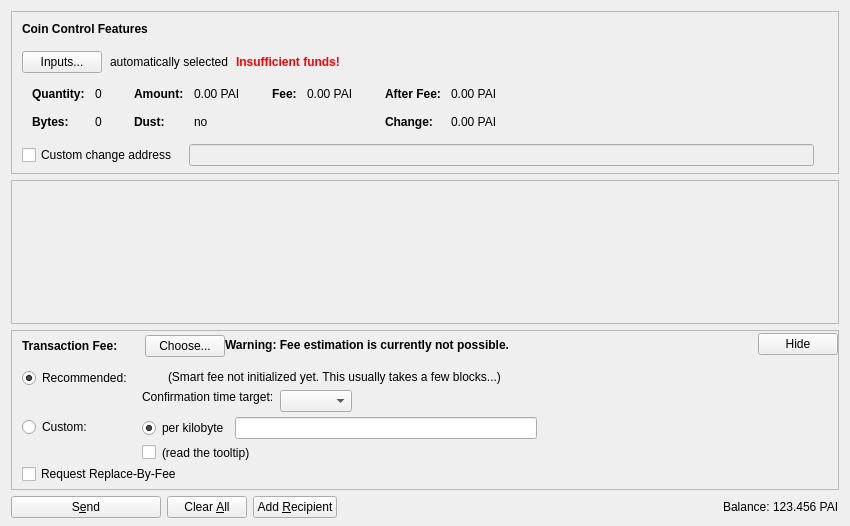
<?xml version="1.0" encoding="UTF-8"?>
<ui version="4.0">
 <class>SendCoinsPage</class>
 <widget class="QWidget" name="SendCoinsPage">
  <property name="geometry">
   <rect>
    <x>0</x>
    <y>0</y>
    <width>850</width>
    <height>526</height>
   </rect>
  </property>
  <property name="windowTitle">
   <string>Send Coins</string>
  </property>
  <layout class="QVBoxLayout" name="verticalLayout" stretch="0,1,0,0">
   <property name="bottomMargin">
    <number>8</number>
   </property>
   <item>
    <widget class="QFrame" name="frameCoinControl">
     <property name="sizePolicy">
      <sizepolicy hsizetype="Expanding" vsizetype="Expanding">
       <horstretch>0</horstretch>
       <verstretch>0</verstretch>
      </sizepolicy>
     </property>
     <property name="maximumSize">
      <size>
       <width>16777215</width>
       <height>16777215</height>
      </size>
     </property>
     <property name="frameShape">
      <enum>QFrame::StyledPanel</enum>
     </property>
     <property name="frameShadow">
      <enum>QFrame::Sunken</enum>
     </property>
     <layout class="QVBoxLayout" name="verticalLayoutCoinControl2">
      <property name="spacing">
       <number>0</number>
      </property>
      <property name="leftMargin">
       <number>0</number>
      </property>
      <property name="topMargin">
       <number>0</number>
      </property>
      <property name="rightMargin">
       <number>0</number>
      </property>
      <property name="bottomMargin">
       <number>6</number>
      </property>
      <item>
       <layout class="QVBoxLayout" name="verticalLayoutCoinControl" stretch="0,0,0,0,1">
        <property name="spacing">
         <number>0</number>
        </property>
        <property name="leftMargin">
         <number>10</number>
        </property>
        <property name="topMargin">
         <number>10</number>
        </property>
        <item>
         <layout class="QHBoxLayout" name="horizontalLayoutCoinControl1">
          <property name="bottomMargin">
           <number>15</number>
          </property>
          <item>
           <widget class="QLabel" name="labelCoinControlFeatures">
            <property name="sizePolicy">
             <sizepolicy hsizetype="Preferred" vsizetype="Maximum">
              <horstretch>0</horstretch>
              <verstretch>0</verstretch>
             </sizepolicy>
            </property>
            <property name="font">
             <font>
              <weight>75</weight>
              <bold>true</bold>
             </font>
            </property>
            <property name="styleSheet">
             <string notr="true">font-weight:bold;</string>
            </property>
            <property name="text">
             <string>Coin Control Features</string>
            </property>
           </widget>
          </item>
         </layout>
        </item>
        <item>
         <layout class="QHBoxLayout" name="horizontalLayoutCoinControl2" stretch="0,0,0,0">
          <property name="spacing">
           <number>8</number>
          </property>
          <property name="bottomMargin">
           <number>10</number>
          </property>
          <item>
           <widget class="QPushButton" name="pushButtonCoinControl">
            <property name="styleSheet">
             <string notr="true"/>
            </property>
            <property name="text">
             <string>Inputs...</string>
            </property>
            <property name="autoDefault">
             <bool>false</bool>
            </property>
           </widget>
          </item>
          <item>
           <widget class="QLabel" name="labelCoinControlAutomaticallySelected">
            <property name="text">
             <string>automatically selected</string>
            </property>
            <property name="margin">
             <number>5</number>
            </property>
           </widget>
          </item>
          <item>
           <widget class="QLabel" name="labelCoinControlInsuffFunds">
            <property name="font">
             <font>
              <weight>75</weight>
              <bold>true</bold>
             </font>
            </property>
            <property name="styleSheet">
             <string notr="true">color:red;font-weight:bold;</string>
            </property>
            <property name="text">
             <string>Insufficient funds!</string>
            </property>
            <property name="margin">
             <number>5</number>
            </property>
           </widget>
          </item>
          <item>
           <spacer name="horizontalSpacerCoinControl">
            <property name="orientation">
             <enum>Qt::Horizontal</enum>
            </property>
            <property name="sizeHint" stdset="0">
             <size>
              <width>40</width>
              <height>1</height>
             </size>
            </property>
           </spacer>
          </item>
         </layout>
        </item>
        <item>
         <widget class="QWidget" name="widgetCoinControl" native="true">
          <property name="sizePolicy">
           <sizepolicy hsizetype="Preferred" vsizetype="Preferred">
            <horstretch>0</horstretch>
            <verstretch>0</verstretch>
           </sizepolicy>
          </property>
          <property name="minimumSize">
           <size>
            <width>0</width>
            <height>0</height>
           </size>
          </property>
          <property name="styleSheet">
           <string notr="true"/>
          </property>
          <layout class="QHBoxLayout" name="horizontalLayoutCoinControl5">
           <property name="leftMargin">
            <number>0</number>
           </property>
           <property name="topMargin">
            <number>0</number>
           </property>
           <property name="rightMargin">
            <number>0</number>
           </property>
           <property name="bottomMargin">
            <number>0</number>
           </property>
           <item>
            <layout class="QHBoxLayout" name="horizontalLayoutCoinControl3" stretch="0,0,0,1">
             <property name="spacing">
              <number>20</number>
             </property>
             <property name="topMargin">
              <number>0</number>
             </property>
             <property name="bottomMargin">
              <number>10</number>
             </property>
             <item>
              <layout class="QFormLayout" name="formLayoutCoinControl1">
               <property name="horizontalSpacing">
                <number>10</number>
               </property>
               <property name="verticalSpacing">
                <number>14</number>
               </property>
               <property name="leftMargin">
                <number>10</number>
               </property>
               <property name="topMargin">
                <number>4</number>
               </property>
               <property name="rightMargin">
                <number>6</number>
               </property>
               <item row="0" column="0">
                <widget class="QLabel" name="labelCoinControlQuantityText">
                 <property name="font">
                  <font>
                   <weight>75</weight>
                   <bold>true</bold>
                  </font>
                 </property>
                 <property name="text">
                  <string>Quantity:</string>
                 </property>
                 <property name="margin">
                  <number>0</number>
                 </property>
                </widget>
               </item>
               <item row="0" column="1">
                <widget class="QLabel" name="labelCoinControlQuantity">
                 <property name="cursor">
                  <cursorShape>IBeamCursor</cursorShape>
                 </property>
                 <property name="contextMenuPolicy">
                  <enum>Qt::ActionsContextMenu</enum>
                 </property>
                 <property name="text">
                  <string notr="true">0</string>
                 </property>
                 <property name="margin">
                  <number>0</number>
                 </property>
                 <property name="textInteractionFlags">
                  <set>Qt::LinksAccessibleByMouse|Qt::TextSelectableByKeyboard|Qt::TextSelectableByMouse</set>
                 </property>
                </widget>
               </item>
               <item row="1" column="0">
                <widget class="QLabel" name="labelCoinControlBytesText">
                 <property name="font">
                  <font>
                   <weight>75</weight>
                   <bold>true</bold>
                  </font>
                 </property>
                 <property name="text">
                  <string>Bytes:</string>
                 </property>
                </widget>
               </item>
               <item row="1" column="1">
                <widget class="QLabel" name="labelCoinControlBytes">
                 <property name="cursor">
                  <cursorShape>IBeamCursor</cursorShape>
                 </property>
                 <property name="contextMenuPolicy">
                  <enum>Qt::ActionsContextMenu</enum>
                 </property>
                 <property name="text">
                  <string notr="true">0</string>
                 </property>
                 <property name="textInteractionFlags">
                  <set>Qt::LinksAccessibleByMouse|Qt::TextSelectableByKeyboard|Qt::TextSelectableByMouse</set>
                 </property>
                </widget>
               </item>
              </layout>
             </item>
             <item>
              <layout class="QFormLayout" name="formLayoutCoinControl2">
               <property name="horizontalSpacing">
                <number>10</number>
               </property>
               <property name="verticalSpacing">
                <number>14</number>
               </property>
               <property name="leftMargin">
                <number>6</number>
               </property>
               <property name="topMargin">
                <number>4</number>
               </property>
               <property name="rightMargin">
                <number>6</number>
               </property>
               <item row="0" column="0">
                <widget class="QLabel" name="labelCoinControlAmountText">
                 <property name="font">
                  <font>
                   <weight>75</weight>
                   <bold>true</bold>
                  </font>
                 </property>
                 <property name="text">
                  <string>Amount:</string>
                 </property>
                 <property name="margin">
                  <number>0</number>
                 </property>
                </widget>
               </item>
               <item row="0" column="1">
                <widget class="QLabel" name="labelCoinControlAmount">
                 <property name="cursor">
                  <cursorShape>IBeamCursor</cursorShape>
                 </property>
                 <property name="contextMenuPolicy">
                  <enum>Qt::ActionsContextMenu</enum>
                 </property>
                 <property name="text">
                  <string notr="true">0.00 PAI</string>
                 </property>
                 <property name="textInteractionFlags">
                  <set>Qt::LinksAccessibleByMouse|Qt::TextSelectableByKeyboard|Qt::TextSelectableByMouse</set>
                 </property>
                </widget>
               </item>
               <item row="1" column="0">
                <widget class="QLabel" name="labelCoinControlLowOutputText">
                 <property name="font">
                  <font>
                   <weight>75</weight>
                   <bold>true</bold>
                  </font>
                 </property>
                 <property name="text">
                  <string>Dust:</string>
                 </property>
                </widget>
               </item>
               <item row="1" column="1">
                <widget class="QLabel" name="labelCoinControlLowOutput">
                 <property name="cursor">
                  <cursorShape>IBeamCursor</cursorShape>
                 </property>
                 <property name="contextMenuPolicy">
                  <enum>Qt::ActionsContextMenu</enum>
                 </property>
                 <property name="text">
                  <string notr="true">no</string>
                 </property>
                 <property name="textInteractionFlags">
                  <set>Qt::LinksAccessibleByMouse|Qt::TextSelectableByKeyboard|Qt::TextSelectableByMouse</set>
                 </property>
                </widget>
               </item>
              </layout>
             </item>
             <item>
              <layout class="QFormLayout" name="formLayoutCoinControl3">
               <property name="horizontalSpacing">
                <number>10</number>
               </property>
               <property name="verticalSpacing">
                <number>14</number>
               </property>
               <property name="leftMargin">
                <number>6</number>
               </property>
               <property name="topMargin">
                <number>4</number>
               </property>
               <property name="rightMargin">
                <number>6</number>
               </property>
               <item row="0" column="0">
                <widget class="QLabel" name="labelCoinControlFeeText">
                 <property name="font">
                  <font>
                   <weight>75</weight>
                   <bold>true</bold>
                  </font>
                 </property>
                 <property name="text">
                  <string>Fee:</string>
                 </property>
                 <property name="margin">
                  <number>0</number>
                 </property>
                </widget>
               </item>
               <item row="0" column="1">
                <widget class="QLabel" name="labelCoinControlFee">
                 <property name="cursor">
                  <cursorShape>IBeamCursor</cursorShape>
                 </property>
                 <property name="contextMenuPolicy">
                  <enum>Qt::ActionsContextMenu</enum>
                 </property>
                 <property name="text">
                  <string notr="true">0.00 PAI</string>
                 </property>
                 <property name="textInteractionFlags">
                  <set>Qt::LinksAccessibleByMouse|Qt::TextSelectableByKeyboard|Qt::TextSelectableByMouse</set>
                 </property>
                </widget>
               </item>
              </layout>
             </item>
             <item>
              <layout class="QFormLayout" name="formLayoutCoinControl4">
               <property name="horizontalSpacing">
                <number>10</number>
               </property>
               <property name="verticalSpacing">
                <number>14</number>
               </property>
               <property name="leftMargin">
                <number>6</number>
               </property>
               <property name="topMargin">
                <number>4</number>
               </property>
               <property name="rightMargin">
                <number>6</number>
               </property>
               <item row="0" column="0">
                <widget class="QLabel" name="labelCoinControlAfterFeeText">
                 <property name="font">
                  <font>
                   <weight>75</weight>
                   <bold>true</bold>
                  </font>
                 </property>
                 <property name="text">
                  <string>After Fee:</string>
                 </property>
                 <property name="margin">
                  <number>0</number>
                 </property>
                </widget>
               </item>
               <item row="0" column="1">
                <widget class="QLabel" name="labelCoinControlAfterFee">
                 <property name="cursor">
                  <cursorShape>IBeamCursor</cursorShape>
                 </property>
                 <property name="contextMenuPolicy">
                  <enum>Qt::ActionsContextMenu</enum>
                 </property>
                 <property name="text">
                  <string notr="true">0.00 PAI</string>
                 </property>
                 <property name="textInteractionFlags">
                  <set>Qt::LinksAccessibleByMouse|Qt::TextSelectableByKeyboard|Qt::TextSelectableByMouse</set>
                 </property>
                </widget>
               </item>
               <item row="1" column="0">
                <widget class="QLabel" name="labelCoinControlChangeText">
                 <property name="font">
                  <font>
                   <weight>75</weight>
                   <bold>true</bold>
                  </font>
                 </property>
                 <property name="text">
                  <string>Change:</string>
                 </property>
                </widget>
               </item>
               <item row="1" column="1">
                <widget class="QLabel" name="labelCoinControlChange">
                 <property name="cursor">
                  <cursorShape>IBeamCursor</cursorShape>
                 </property>
                 <property name="contextMenuPolicy">
                  <enum>Qt::ActionsContextMenu</enum>
                 </property>
                 <property name="text">
                  <string notr="true">0.00 PAI</string>
                 </property>
                 <property name="textInteractionFlags">
                  <set>Qt::LinksAccessibleByMouse|Qt::TextSelectableByKeyboard|Qt::TextSelectableByMouse</set>
                 </property>
                </widget>
               </item>
              </layout>
             </item>
            </layout>
           </item>
          </layout>
         </widget>
        </item>
        <item>
         <layout class="QHBoxLayout" name="horizontalLayoutCoinControl4" stretch="0,0,0">
          <property name="spacing">
           <number>12</number>
          </property>
          <property name="sizeConstraint">
           <enum>QLayout::SetDefaultConstraint</enum>
          </property>
          <property name="topMargin">
           <number>5</number>
          </property>
          <property name="rightMargin">
           <number>5</number>
          </property>
          <item>
           <widget class="QCheckBox" name="checkBoxCoinControlChange">
            <property name="toolTip">
             <string>If this is activated, but the change address is empty or invalid, change will be sent to a newly generated address.</string>
            </property>
            <property name="text">
             <string>Custom change address</string>
            </property>
           </widget>
          </item>
          <item>
           <widget class="QValidatedLineEdit" name="lineEditCoinControlChange">
            <property name="enabled">
             <bool>false</bool>
            </property>
            <property name="sizePolicy">
             <sizepolicy hsizetype="Expanding" vsizetype="Fixed">
              <horstretch>0</horstretch>
              <verstretch>0</verstretch>
             </sizepolicy>
            </property>
           </widget>
          </item>
          <item>
           <widget class="QLabel" name="labelCoinControlChangeLabel">
            <property name="sizePolicy">
             <sizepolicy hsizetype="Preferred" vsizetype="Expanding">
              <horstretch>0</horstretch>
              <verstretch>0</verstretch>
             </sizepolicy>
            </property>
            <property name="minimumSize">
             <size>
              <width>0</width>
              <height>0</height>
             </size>
            </property>
            <property name="text">
             <string/>
            </property>
            <property name="margin">
             <number>3</number>
            </property>
           </widget>
          </item>
         </layout>
        </item>
        <item>
         <spacer name="verticalSpacerCoinControl">
          <property name="orientation">
           <enum>Qt::Vertical</enum>
          </property>
          <property name="sizeHint" stdset="0">
           <size>
            <width>800</width>
            <height>1</height>
           </size>
          </property>
         </spacer>
        </item>
       </layout>
      </item>
     </layout>
    </widget>
   </item>
   <item>
    <widget class="QScrollArea" name="scrollArea">
     <property name="widgetResizable">
      <bool>true</bool>
     </property>
     <widget class="QWidget" name="scrollAreaWidgetContents">
      <property name="geometry">
       <rect>
        <x>0</x>
        <y>0</y>
        <width>830</width>
        <height>104</height>
       </rect>
      </property>
      <layout class="QVBoxLayout" name="verticalLayout_2" stretch="0,1">
       <property name="leftMargin">
        <number>0</number>
       </property>
       <property name="topMargin">
        <number>0</number>
       </property>
       <property name="rightMargin">
        <number>0</number>
       </property>
       <property name="bottomMargin">
        <number>0</number>
       </property>
       <item>
        <layout class="QVBoxLayout" name="entries">
         <property name="spacing">
          <number>6</number>
         </property>
        </layout>
       </item>
       <item>
        <spacer name="verticalSpacer">
         <property name="orientation">
          <enum>Qt::Vertical</enum>
         </property>
         <property name="sizeHint" stdset="0">
          <size>
           <width>20</width>
           <height>40</height>
          </size>
         </property>
        </spacer>
       </item>
      </layout>
     </widget>
    </widget>
   </item>
   <item>
    <widget class="QFrame" name="frameFee">
     <property name="sizePolicy">
      <sizepolicy hsizetype="Expanding" vsizetype="Expanding">
       <horstretch>0</horstretch>
       <verstretch>0</verstretch>
      </sizepolicy>
     </property>
     <property name="maximumSize">
      <size>
       <width>16777215</width>
       <height>16777215</height>
      </size>
     </property>
     <property name="frameShape">
      <enum>QFrame::StyledPanel</enum>
     </property>
     <property name="frameShadow">
      <enum>QFrame::Sunken</enum>
     </property>
     <layout class="QVBoxLayout" name="verticalLayoutFee1">
      <property name="spacing">
       <number>0</number>
      </property>
      <property name="leftMargin">
       <number>0</number>
      </property>
      <property name="topMargin">
       <number>0</number>
      </property>
      <property name="rightMargin">
       <number>0</number>
      </property>
      <property name="bottomMargin">
       <number>0</number>
      </property>
      <item>
       <layout class="QVBoxLayout" name="verticalLayoutFee2" stretch="0,0,0">
        <property name="spacing">
         <number>0</number>
        </property>
        <property name="leftMargin">
         <number>10</number>
        </property>
        <property name="topMargin">
         <number>0</number>
        </property>
        <item>
         <layout class="QHBoxLayout" name="horizontalLayoutFee1">
          <property name="bottomMargin">
           <number>0</number>
          </property>
          <item>
           <layout class="QVBoxLayout" name="verticalLayoutFee7">
            <property name="spacing">
             <number>0</number>
            </property>
            <item>
             <spacer name="verticalSpacerSmartFee">
              <property name="orientation">
               <enum>Qt::Vertical</enum>
              </property>
              <property name="sizeType">
               <enum>QSizePolicy::Fixed</enum>
              </property>
              <property name="sizeHint" stdset="0">
               <size>
                <width>1</width>
                <height>4</height>
               </size>
              </property>
             </spacer>
            </item>
            <item>
             <layout class="QHBoxLayout" name="horizontalLayoutSmartFee">
              <property name="spacing">
               <number>10</number>
              </property>
              <item>
               <widget class="QLabel" name="labelFeeHeadline">
                <property name="sizePolicy">
                 <sizepolicy hsizetype="Preferred" vsizetype="Maximum">
                  <horstretch>0</horstretch>
                  <verstretch>0</verstretch>
                 </sizepolicy>
                </property>
                <property name="font">
                 <font>
                  <weight>75</weight>
                  <bold>true</bold>
                 </font>
                </property>
                <property name="styleSheet">
                 <string notr="true">font-weight:bold;</string>
                </property>
                <property name="text">
                 <string>Transaction Fee:</string>
                </property>
               </widget>
              </item>
              <item>
               <widget class="QLabel" name="labelFeeMinimized">
                <property name="text">
                 <string/>
                </property>
               </widget>
              </item>
              <item>
               <widget class="QPushButton" name="buttonChooseFee">
                <property name="text">
                 <string>Choose...</string>
                </property>
               </widget>
              </item>
             </layout>
            </item>
            <item>
             <spacer name="verticalSpacer_5">
              <property name="orientation">
               <enum>Qt::Vertical</enum>
              </property>
              <property name="sizeHint" stdset="0">
               <size>
                <width>1</width>
                <height>1</height>
               </size>
              </property>
             </spacer>
            </item>
           </layout>
          </item>
          <item>
           <widget class="QLabel" name="fallbackFeeWarningLabel">
            <property name="toolTip">
             <string>Using the fallbackfee can result in sending a transaction that will take several hours or days (or never) to confirm. Consider choosing your fee manually or wait until you have validated the complete chain.</string>
            </property>
            <property name="font">
            <font>
                <weight>75</weight>
                <bold>true</bold>
            </font>
            </property>
            <property name="text">
             <string>Warning: Fee estimation is currently not possible.</string>
            </property>
            <property name="wordWrap">
             <bool>false</bool>
            </property>
           </widget>
          </item>
          <item>
           <spacer name="horizontalSpacer_4">
            <property name="orientation">
             <enum>Qt::Horizontal</enum>
            </property>
            <property name="sizeType">
             <enum>QSizePolicy::MinimumExpanding</enum>
            </property>
            <property name="sizeHint" stdset="0">
             <size>
              <width>40</width>
              <height>20</height>
             </size>
            </property>
           </spacer>
          </item>
          <item>
           <widget class="QPushButton" name="buttonMinimizeFee">
            <property name="toolTip">
             <string>collapse fee-settings</string>
            </property>
            <property name="text">
             <string>Hide</string>
            </property>
           </widget>
          </item>
         </layout>
        </item>
        <item>
         <widget class="QFrame" name="frameFeeSelection">
          <layout class="QVBoxLayout" name="verticalLayoutFee12">
           <property name="spacing">
            <number>0</number>
           </property>
           <property name="leftMargin">
            <number>0</number>
           </property>
           <property name="topMargin">
            <number>0</number>
           </property>
           <property name="rightMargin">
            <number>0</number>
           </property>
           <property name="bottomMargin">
            <number>0</number>
           </property>
           <item>
            <layout class="QGridLayout" name="gridLayoutFee">
             <property name="topMargin">
              <number>10</number>
             </property>
             <property name="bottomMargin">
              <number>4</number>
             </property>
             <property name="horizontalSpacing">
              <number>10</number>
             </property>
             <property name="verticalSpacing">
              <number>4</number>
             </property>
             <item row="1" column="1">
              <layout class="QVBoxLayout" name="verticalLayoutFee8">
               <property name="spacing">
                <number>6</number>
               </property>
               <item>
                <layout class="QHBoxLayout" name="horizontalLayoutFee13">
                 <item>
                  <widget class="QRadioButton" name="radioCustomPerKilobyte">
                   <property name="toolTip">
                    <string>If the custom fee is set to 1000 satoshis and the transaction is only 250 bytes, then &quot;per kilobyte&quot; only pays 250 satoshis in fee, while &quot;total at least&quot; pays 1000 satoshis. For transactions bigger than a kilobyte both pay by kilobyte.</string>
                   </property>
                   <property name="text">
                    <string>per kilobyte</string>
                   </property>
                   <property name="checked">
                    <bool>true</bool>
                   </property>
                   <attribute name="buttonGroup">
                    <string notr="true">groupCustomFee</string>
                   </attribute>
                  </widget>
                 </item>
                 <item>
                  <widget class="PAIcoinAmountField" name="customFee"/>
                 </item>
                 <item>
                  <spacer name="horizontalSpacer_6">
                   <property name="orientation">
                    <enum>Qt::Horizontal</enum>
                   </property>
                   <property name="sizeHint" stdset="0">
                    <size>
                     <width>1</width>
                     <height>1</height>
                    </size>
                   </property>
                  </spacer>
                 </item>
                </layout>
               </item>
               <item>
                <layout class="QHBoxLayout" name="horizontalLayoutFee8">
                 <item>
                  <widget class="QCheckBox" name="checkBoxMinimumFee">
                   <property name="toolTip">
                    <string>Paying only the minimum fee is just fine as long as there is less transaction volume than space in the blocks. But be aware that this can end up in a never confirming transaction once there is more demand for paicoin transactions than the network can process.</string>
                   </property>
                   <property name="text">
                    <string/>
                   </property>
                  </widget>
                 </item>
                 <item>
                  <widget class="QLabel" name="labelMinFeeWarning">
                   <property name="enabled">
                    <bool>true</bool>
                   </property>
                   <property name="toolTip">
                    <string>Paying only the minimum fee is just fine as long as there is less transaction volume than space in the blocks. But be aware that this can end up in a never confirming transaction once there is more demand for paicoin transactions than the network can process.</string>
                   </property>
                   <property name="text">
                    <string>(read the tooltip)</string>
                   </property>
                   <property name="margin">
                    <number>5</number>
                   </property>
                  </widget>
                 </item>
                 <item>
                  <spacer name="horizontalSpacer_2">
                   <property name="orientation">
                    <enum>Qt::Horizontal</enum>
                   </property>
                   <property name="sizeHint" stdset="0">
                    <size>
                     <width>1</width>
                     <height>1</height>
                    </size>
                   </property>
                  </spacer>
                 </item>
                </layout>
               </item>
              </layout>
             </item>
             <item row="0" column="0">
              <layout class="QVBoxLayout" name="verticalLayoutFee4" stretch="0,1">
               <item>
                <widget class="QRadioButton" name="radioSmartFee">
                 <property name="text">
                  <string>Recommended:</string>
                 </property>
                 <property name="checked">
                  <bool>true</bool>
                 </property>
                 <attribute name="buttonGroup">
                  <string notr="true">groupFee</string>
                 </attribute>
                </widget>
               </item>
               <item>
                <spacer name="verticalSpacer_2">
                 <property name="orientation">
                  <enum>Qt::Vertical</enum>
                 </property>
                 <property name="sizeHint" stdset="0">
                  <size>
                   <width>1</width>
                   <height>1</height>
                  </size>
                 </property>
                </spacer>
               </item>
              </layout>
             </item>
             <item row="1" column="0">
              <layout class="QVBoxLayout" name="verticalLayoutFee9" stretch="0,1">
               <item>
                <widget class="QRadioButton" name="radioCustomFee">
                 <property name="text">
                  <string>Custom:</string>
                 </property>
                 <attribute name="buttonGroup">
                  <string notr="true">groupFee</string>
                 </attribute>
                </widget>
               </item>
               <item>
                <spacer name="verticalSpacer_6">
                 <property name="orientation">
                  <enum>Qt::Vertical</enum>
                 </property>
                 <property name="sizeHint" stdset="0">
                  <size>
                   <width>1</width>
                   <height>1</height>
                  </size>
                 </property>
                </spacer>
               </item>
              </layout>
             </item>
             <item row="0" column="1">
              <layout class="QVBoxLayout" name="verticalLayoutFee3" stretch="0,0,1">
               <property name="spacing">
                <number>6</number>
               </property>
               <property name="topMargin">
                <number>2</number>
               </property>
               <item>
                <layout class="QHBoxLayout" name="horizontalLayoutFee12">
                 <item>
                  <widget class="QLabel" name="labelSmartFee">
                   <property name="text">
                    <string/>
                   </property>
                   <property name="margin">
                    <number>2</number>
                   </property>
                  </widget>
                 </item>
                 <item>
                  <widget class="QLabel" name="labelFeeEstimation">
                   <property name="text">
                    <string/>
                   </property>
                  </widget>
                 </item>
                 <item>
                  <widget class="QLabel" name="labelSmartFee2">
                   <property name="text">
                    <string>(Smart fee not initialized yet. This usually takes a few blocks...)</string>
                   </property>
                   <property name="margin">
                    <number>2</number>
                   </property>
                  </widget>
                 </item>
                 <item>
                  <spacer name="horizontalSpacer_5">
                   <property name="orientation">
                    <enum>Qt::Horizontal</enum>
                   </property>
                   <property name="sizeHint" stdset="0">
                    <size>
                     <width>1</width>
                     <height>1</height>
                    </size>
                   </property>
                  </spacer>
                 </item>
                </layout>
               </item>
               <item>
                <layout class="QHBoxLayout" name="horizontalLayoutFee9">
                 <item>
                  <layout class="QVBoxLayout" name="verticalLayoutFee6">
                   <item>
                    <widget class="QLabel" name="labelSmartFee3">
                     <property name="text">
                      <string>Confirmation time target:</string>
                     </property>
                     <property name="margin">
                      <number>2</number>
                     </property>
                    </widget>
                   </item>
                   <item>
                    <spacer name="verticalSpacer_3">
                     <property name="orientation">
                      <enum>Qt::Vertical</enum>
                     </property>
                     <property name="sizeHint" stdset="0">
                      <size>
                       <width>1</width>
                       <height>1</height>
                      </size>
                     </property>
                    </spacer>
                   </item>
                  </layout>
                 </item>
                 <item>
                  <layout class="QVBoxLayout" name="verticalLayoutFee5">
                   <property name="rightMargin">
                    <number>30</number>
                   </property>
                   <item>
                    <layout class="QHBoxLayout" name="horizontalLayoutConfTarget">
                     <property name="bottomMargin">
                      <number>0</number>
                     </property>
                     <item>
                      <widget class="QComboBox" name="confTargetSelector"/>
                     </item>
                     <item>
                      <spacer name="horizontalSpacerConfTarget">
                       <property name="orientation">
                        <enum>Qt::Horizontal</enum>
                       </property>
                       <property name="sizeHint" stdset="0">
                        <size>
                         <width>40</width>
                         <height>20</height>
                        </size>
                       </property>
                      </spacer>
                     </item>
                    </layout>
                   </item>
                  </layout>
                 </item>
                </layout>
               </item>
               <item>
                <spacer name="verticalSpacer_4">
                 <property name="orientation">
                  <enum>Qt::Vertical</enum>
                 </property>
                 <property name="sizeHint" stdset="0">
                  <size>
                   <width>1</width>
                   <height>1</height>
                  </size>
                 </property>
                </spacer>
               </item>
              </layout>
             </item>
            </layout>
           </item>
           <item>
            <widget class="QCheckBox" name="optInRBF">
             <property name="text">
              <string>Request Replace-By-Fee</string>
             </property>
             <property name="toolTip">
              <string>Indicates that the sender may wish to replace this transaction with a new one paying higher fees (prior to being confirmed).</string>
             </property>
            </widget>
           </item>
          </layout>
         </widget>
        </item>
        <item>
         <spacer name="verticalSpacerFee">
          <property name="orientation">
           <enum>Qt::Vertical</enum>
          </property>
          <property name="sizeHint" stdset="0">
           <size>
            <width>40</width>
            <height>5</height>
           </size>
          </property>
         </spacer>
        </item>
       </layout>
      </item>
     </layout>
    </widget>
   </item>
   <item>
    <layout class="QHBoxLayout" name="horizontalLayout">
     <item>
      <widget class="QPushButton" name="sendButton">
       <property name="minimumSize">
        <size>
         <width>150</width>
         <height>0</height>
        </size>
       </property>
       <property name="toolTip">
        <string>Confirm the send action</string>
       </property>
       <property name="text">
        <string>S&amp;end</string>
       </property>
       <property name="icon">
        <iconset resource="../paicoin.qrc">
         <normaloff>:/icons/send</normaloff>:/icons/send</iconset>
       </property>
       <property name="autoDefault">
        <bool>false</bool>
       </property>
       <property name="default">
        <bool>false</bool>
       </property>
      </widget>
     </item>
     <item>
      <widget class="QPushButton" name="clearButton">
       <property name="sizePolicy">
        <sizepolicy hsizetype="Minimum" vsizetype="Fixed">
         <horstretch>0</horstretch>
         <verstretch>0</verstretch>
        </sizepolicy>
       </property>
       <property name="toolTip">
        <string>Clear all fields of the form.</string>
       </property>
       <property name="text">
        <string>Clear &amp;All</string>
       </property>
       <property name="icon">
        <iconset resource="../paicoin.qrc">
         <normaloff>:/icons/remove</normaloff>:/icons/remove</iconset>
       </property>
       <property name="autoDefault">
        <bool>false</bool>
       </property>
      </widget>
     </item>
     <item>
      <widget class="QPushButton" name="addButton">
       <property name="toolTip">
        <string>Send to multiple recipients at once</string>
       </property>
       <property name="text">
        <string>Add &amp;Recipient</string>
       </property>
       <property name="icon">
        <iconset resource="../paicoin.qrc">
         <normaloff>:/icons/add</normaloff>:/icons/add</iconset>
       </property>
       <property name="autoDefault">
        <bool>false</bool>
       </property>
      </widget>
     </item>
     <item>
      <spacer name="horizontalSpacer">
       <property name="orientation">
        <enum>Qt::Horizontal</enum>
       </property>
       <property name="sizeHint" stdset="0">
        <size>
         <width>40</width>
         <height>20</height>
        </size>
       </property>
      </spacer>
     </item>
     <item>
      <layout class="QHBoxLayout" name="horizontalLayout_2">
       <property name="spacing">
        <number>3</number>
       </property>
       <item>
        <widget class="QLabel" name="label">
         <property name="sizePolicy">
          <sizepolicy hsizetype="Preferred" vsizetype="Fixed">
           <horstretch>0</horstretch>
           <verstretch>0</verstretch>
          </sizepolicy>
         </property>
         <property name="text">
          <string>Balance:</string>
         </property>
        </widget>
       </item>
       <item>
        <widget class="QLabel" name="labelBalance">
         <property name="sizePolicy">
          <sizepolicy hsizetype="Preferred" vsizetype="Fixed">
           <horstretch>0</horstretch>
           <verstretch>0</verstretch>
          </sizepolicy>
         </property>
         <property name="cursor">
          <cursorShape>IBeamCursor</cursorShape>
         </property>
         <property name="text">
          <string notr="true">123.456 PAI</string>
         </property>
         <property name="textInteractionFlags">
          <set>Qt::LinksAccessibleByMouse|Qt::TextSelectableByKeyboard|Qt::TextSelectableByMouse</set>
         </property>
        </widget>
       </item>
      </layout>
     </item>
    </layout>
   </item>
  </layout>
 </widget>
 <customwidgets>
  <customwidget>
   <class>QValidatedLineEdit</class>
   <extends>QLineEdit</extends>
   <header>qvalidatedlineedit.h</header>
  </customwidget>
  <customwidget>
   <class>PAIcoinAmountField</class>
   <extends>QLineEdit</extends>
   <header>paicoinamountfield.h</header>
   <container>1</container>
  </customwidget>
 </customwidgets>
 <resources>
  <include location="../paicoin.qrc"/>
 </resources>
 <connections/>
 <buttongroups>
  <buttongroup name="groupFee"/>
  <buttongroup name="groupCustomFee"/>
 </buttongroups>
</ui>
